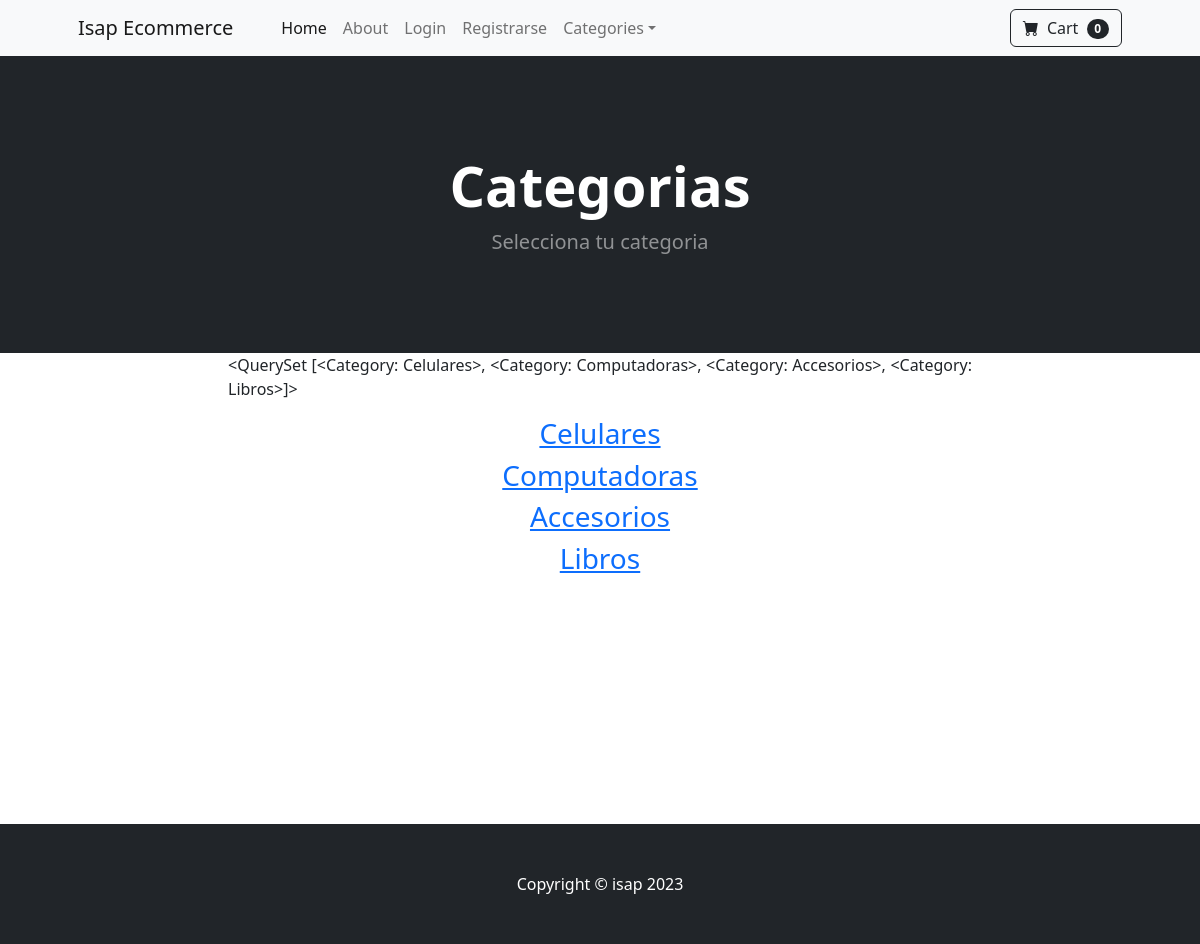
The app's page /category_summary/ with its own data.
### store/models.py (models this page shows)
class Category(models.Model):
    name = models.CharField(max_length=50)
    def __str__(self):
        return self.name
    class Meta:
        verbose_name_plural='categories'

### store/views.py (the view)
# urls.py: path('category_summary/',views.category_summary,name='category_summary'),
def category_summary(request):
    categories = Category.objects.all()
    return render(request, 'category_summary.html', {"categories": categories})

### cart/cart.py (called while the page is built)
    def __len__(self):
        return len(self.cart)

### cart/context_processors.py (called while the page is built)
def cart(request):
    return {'cart': Cart(request)}

### store/templates/category_summary.html
{% extends 'base.html' %}
{% block content %}
<header class="bg-dark py-5">
    <div class="container px-4 px-lg-5 my-5">
        <div class="text-center text-white">
            <h1 class="display-4 fw-bolder">Categorias</h1>
            <p class="lead fw-normal text-white-50 mb-0">Selecciona tu categoria</p>
        </div>
    </div>
</header>
<div class="container">
    <div class="row">
        <center>
            <div class="col-8">
                <p align="justify">
                    {{categories}}
                    {% for category in categories %}
                    <h3><a href="{% url 'category' category %}"> {{category}} </a></h3>
                    {% endfor %}
<br/><br/><br/><br/><br/><br/><br/><br/><br/><br/>
        </center>
    </div>
</div>
{% endblock %}

### records on screen
Category: name.name "<QuerySet [<Category: Celulares>, <Category: Computadoras>, <Category: Accesorios>, <Category: Libros>]>", name "Celulares"
Category: name "Computadoras"
Category: name "Accesorios"
Category: name "Libros"

### other values on screen
{{ cart|length }} "0"
